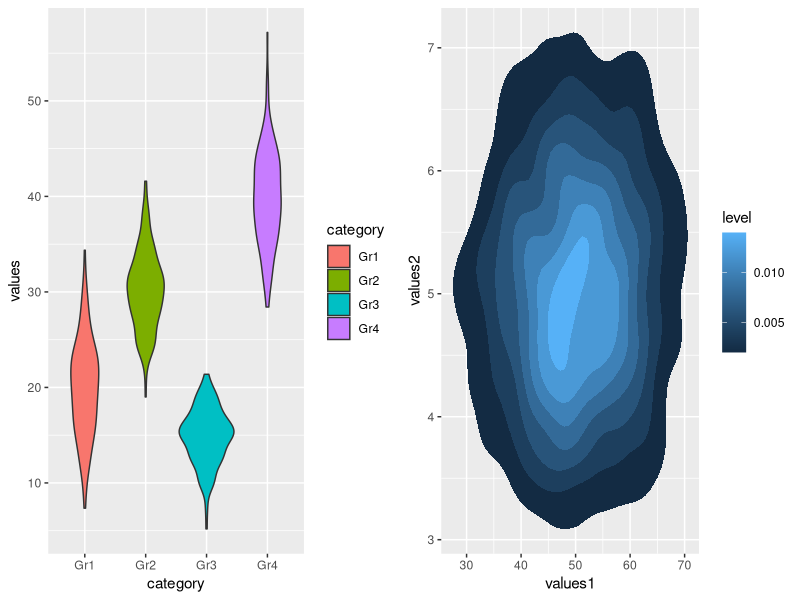
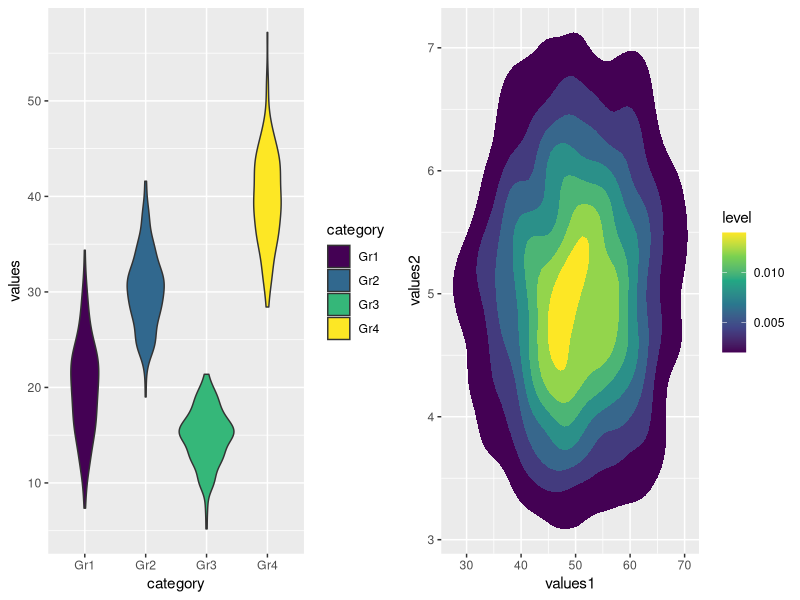
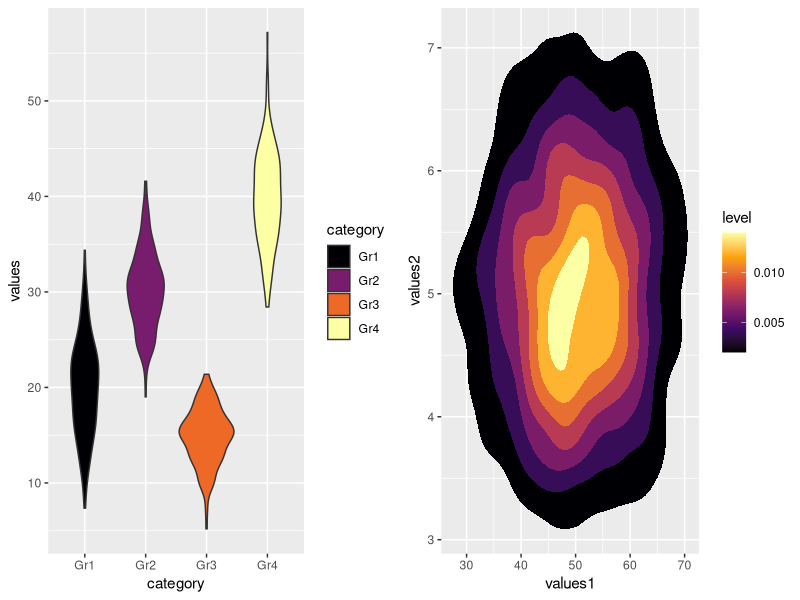
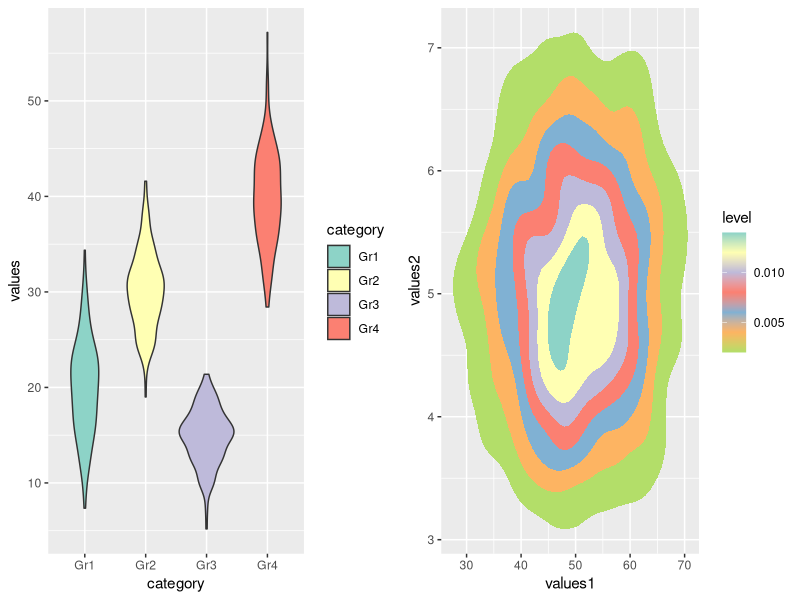
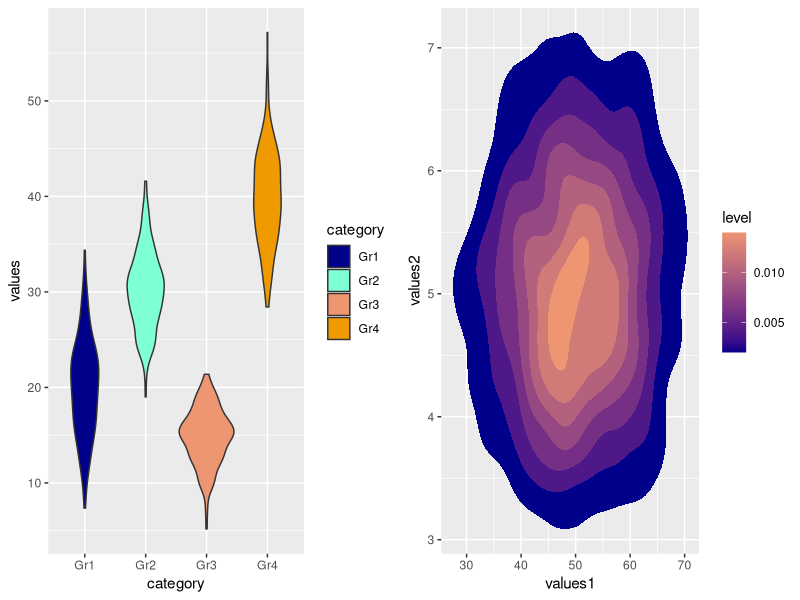
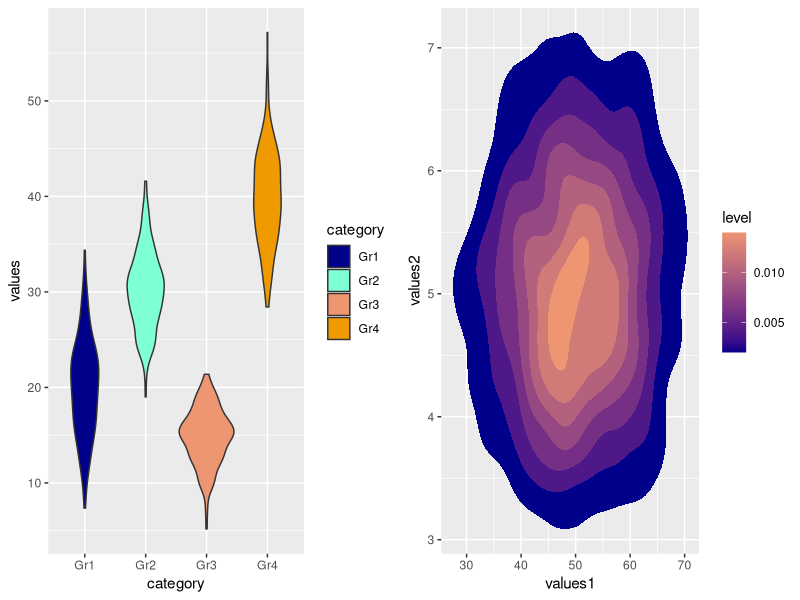

Recreate these plots in R, in order.
## ---- chunk 1
knitr::opts_chunk$set(echo = TRUE, fig.align='center')

# title: Choosing colors for your plot
# author: jonathan
# revised: 14/2/2020 

WEB <- c("https://bioceed.uib.no/dropfolder/bioSTATS/Rmd/Basic/Visualizing/Essential/choosing-colors.html")
GIT <- c("https://github.com/jonathansoule/biostats/blob/master/Basic/Visualizing/Essential/choosing-colors.Rmd")
library(ggplot2)
library(gridExtra)

# data for violin plot
# variable 1
values <- c(rnorm(150, mean=20, sd=5), rnorm(150, mean=30, sd=4), rnorm(150, mean=15, 3), rnorm(150, mean=40, sd=5)) 
# variable 2
category <- c(rep("Gr1", 150), rep("Gr2", 150), rep("Gr3", 150), rep("Gr4", 150))
# dataframe
df <- data.frame(category, values)

## data for density plot
# variable 3
values1 <- rnorm(4000, mean=50, sd=10) 
# variable 4
values2 <- rnorm(4000, mean=5, sd=1)
# dataframe
df2 <- data.frame(values1, values2)
## ---- chunk 2
# code for violin plot
baseplot1 <- ggplot(df, aes(category, values, fill=category)) +
  geom_violin()

# code for density plot
baseplot2 <- ggplot(df2, aes(values1, values2)) +
  stat_density_2d(aes(fill = ..level..), geom = "polygon")

## ---- chunk 3
grid.arrange(
  baseplot1,
  baseplot2,
  nrow=1)
## ---- chunk 4
grid.arrange(
  baseplot1 + scale_fill_viridis_d(),
  baseplot2 + scale_fill_viridis_c(),
  nrow=1)
## ---- chunk 5
grid.arrange(
  baseplot1 + scale_fill_viridis_d(option="inferno"),
  baseplot2 + scale_fill_viridis_c(option="inferno"),
  nrow=1)
## ---- chunk 6
grid.arrange(
  baseplot1 + scale_fill_brewer(palette="Set3"),
  baseplot2 + scale_fill_distiller(palette="Set3"),
  nrow=1)
## ---- chunk 7
grid.arrange(
  baseplot1 + scale_fill_manual(values=c("darkblue", "aquamarine1", "lightsalmon2", "orange2")),
  baseplot2 + scale_fill_gradient(low= "darkblue", high= "lightsalmon2"),
  nrow=1)
## ---- chunk 8
grid.arrange(
  baseplot1 + scale_fill_manual(values=c("#00008B", "#7FFFD4", "#EE9572", "#EE9A00")),
  baseplot2 + scale_fill_gradient(low= "#00008B", high= "#EE9572"),
  nrow=1)
